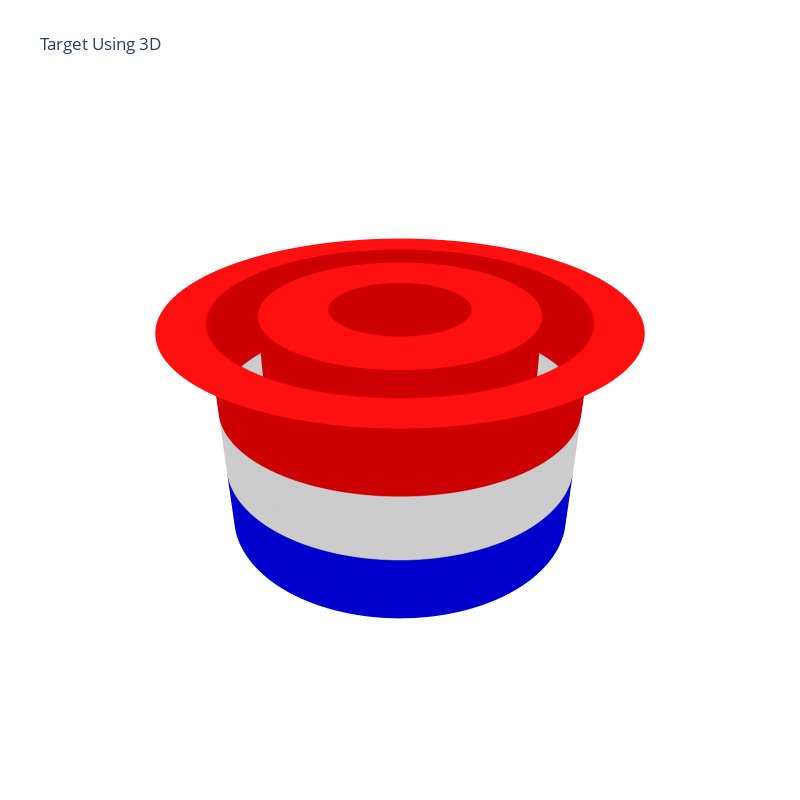

Source (notebook cell):
### Code cell
# Define the grid
theta = np.linspace(0, 2*np.pi, 200)
r = np.linspace(0, 1, 200)
theta_grid, r_grid = np.meshgrid(theta, r)

# Convert polar coordinates to Cartesian for the mesh
x = r_grid * np.cos(theta_grid)
y = r_grid * np.sin(theta_grid)

# Function to create a star pattern
def star_shape(x, y, size=0.3):
    # Check if point is within star boundaries
    if (x**2 + y**2) < size**2:
        if abs(x) > abs(y):
            return x > 0
        else:
            return y > 0
    return False

# Define the shield's colors and patterns
z = np.zeros((200, 200))
for i in range(200):
    for j in range(200):
        if 0.8 <= r_grid[i][j] <= 1:
            z[i][j] = 2  # Red
        elif 0.6 <= r_grid[i][j] < 0.8:
            z[i][j] = 1  # White
        elif 0.3 <= r_grid[i][j] < 0.6:
            z[i][j] = 2  # Red
        elif r_grid[i][j] < 0.3:
            z[i][j] = 1  # Blue
        # Add star in the center
        if star_shape(x[i][j], y[i][j]):
            z[i][j] = 1  # White for star

# Create the surface plot
shield_colors = [[0, 'blue'], [0.3, 'blue'], [0.3, 'white'], [0.6, 'white'], [0.6, 'red'], [1, 'red']]
fig = go.Figure(data=[go.Surface(x=x, y=y, z=z, surfacecolor=z, colorscale=shield_colors, showscale=False)])

# Update the layout to better represent a shield with a star
fig.update_layout(
    title='Target Using 3D',
    scene=dict(
        xaxis=dict(visible=False),
        yaxis=dict(visible=False),
        zaxis=dict(visible=False),
        camera=dict(
            eye=dict(x=1.25, y=1.25, z=1)
        )
    ),
    autosize=False,
    width=800,
    height=800
)

### Figure 1 — Plotly figure (JSON) as saved in the notebook; plotly's stock layout.template omitted (floating-point values rounded to 4 significant figures; data arrays with more than 128 entries replaced by an {"elided": "..."} marker saying what was removed)
{"data": [{"colorscale": [[0, "blue"], [0.3, "blue"], [0.3, "white"], [0.6, "white"], [0.6, "red"], [1, "red"]], "showscale": false, "surfacecolor": {"elided": "200x200 int values"}, "type": "surface", "x": {"elided": "200x200 float values"}, "y": {"elided": "200x200 float values"}, "z": {"elided": "200x200 int values"}}], "layout": {"autosize": false, "height": 800, "scene": {"camera": {"eye": {"x": 1.25, "y": 1.25, "z": 1}}, "xaxis": {"visible": false}, "yaxis": {"visible": false}, "zaxis": {"visible": false}}, "title": {"text": "Target Using 3D"}, "width": 800}}
